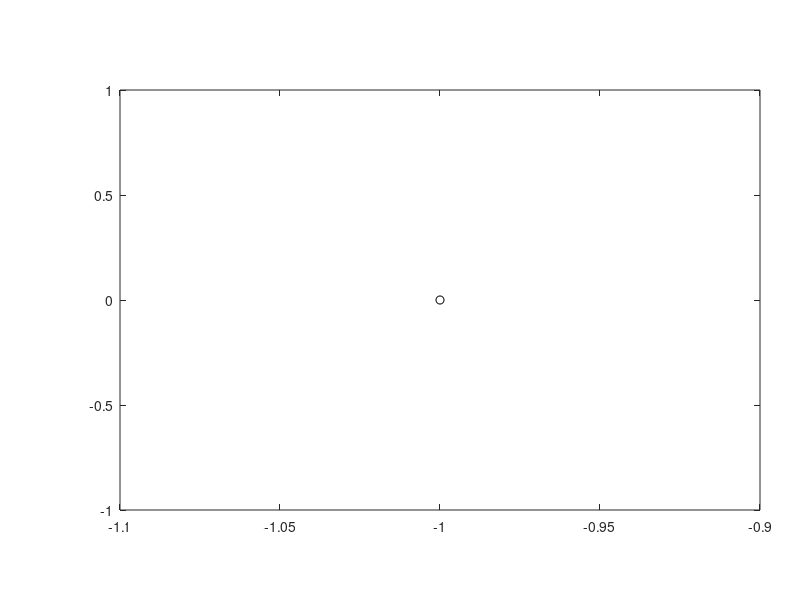

MATLAB code for this plot: (Note: this script raises an error after producing the figure.)
% density plot can be made after calling NRbandsim
%
%

figure(502);clf;
	axes('Position',[0.15 0.15 0.80 0.70]);
	% set the axes
	h=plot(-1,0,'ko');hold on;
    % surf plot
    xbinz = [0:0.5:10]; xbinzc = (xbinz(1:end-1)+xbinz(2:end))/2;

    hsurf=mySurf(S1,log10(S2./S1),xbinz,[0:0.10:3.0]);	
    %shading interp;
	
	hold on;

	% minS2phe phe
	h=plot([0.1:0.1:10],log10(200./[0.1:0.1:10]),'k-','linew',1);
    h=plot([0.1:0.1:10],log10(100./[0.1:0.1:10]),'k-','linew',1);
    h=plot([0.1:0.1:10],log10(50./[0.1:0.1:10]),'k-','linew',1);

	switch experiment
	case 'XENON10'
		%h=erbc( xebands.NR.be(1:end-1) , xebands.NR.mu , xebands.NR.mu_err , 'bb');set(h,'lineW',1.5);
		h=stairs( xebands.NR.be(1:end-1) , xebands.NR.mu , 'b-');set(h,'lineW',1.5);
	case 'LUX'
		load('./matFiles/LUXbands.mat');
		h=stairs(bands.NR.bc,bands.NR.mc,'k-');set(h,'lineW',1.5);
	end
	
	
	axis([0 xbinz(end) 0.5 2.5]); ax=axis;

	
	xlabel('S1 [phe]');
	ylabel(['log$_{10}$(S2/S1)']);

	
	set(gca,'Layer','top');
	set(gcf,'renderer','painters')
	set(gcf,'color','white')

    colorbar;